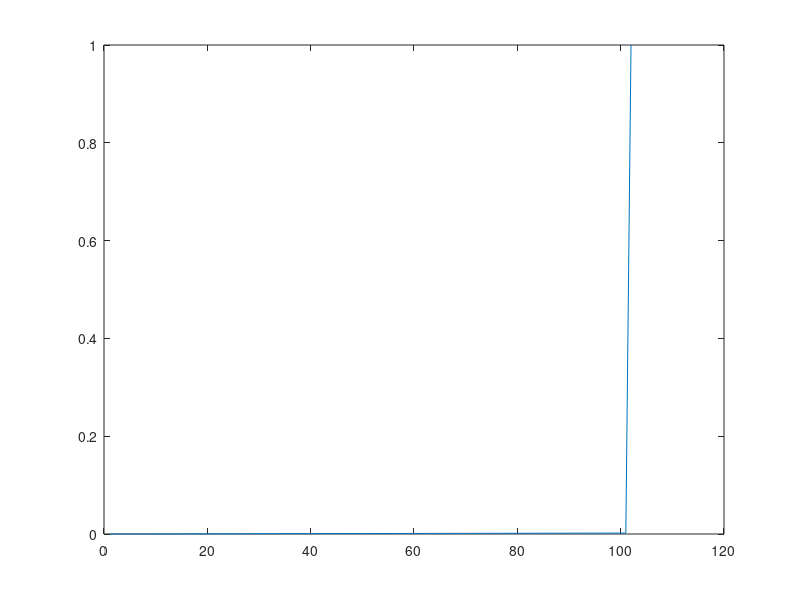
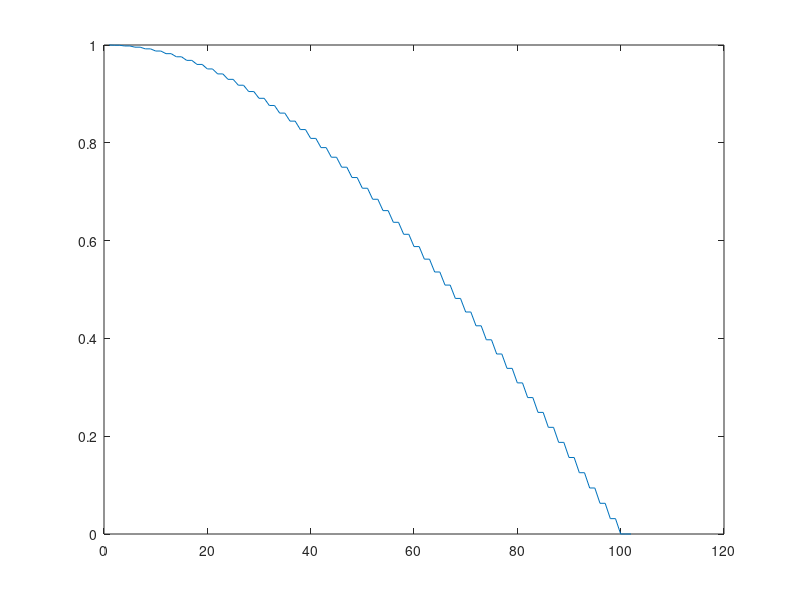

Write MATLAB code to recreate these figures, in order. (Note: this script raises an error after producing the figures.)
fny = 2500000/2;

td=1.0/1187.5;
fcut = 2/td;

pairs = 50;
ccount = 2*(pairs+1);
a=zeros(ccount,1);
f=zeros(ccount,1);
points=linspace(0,fcut,pairs+1);

for k = 1:pairs
    j=2*k;
    f(j-1)=points(k)/fny;
    f(j)=points(k+1)/fny;
    a(j-1)=cos(points(k)*td*pi/4);
    a(j)=cos(points(k+1)*td*pi/4);
    
end
a(ccount-1)=0;
a(ccount)=0;
f(ccount-1)=fcut/fny;
f(ccount)=1;

figure(1);
plot(f);
figure(2);
plot(a);

order = 600;
h=firls(order,f,a);
fvtool(h);